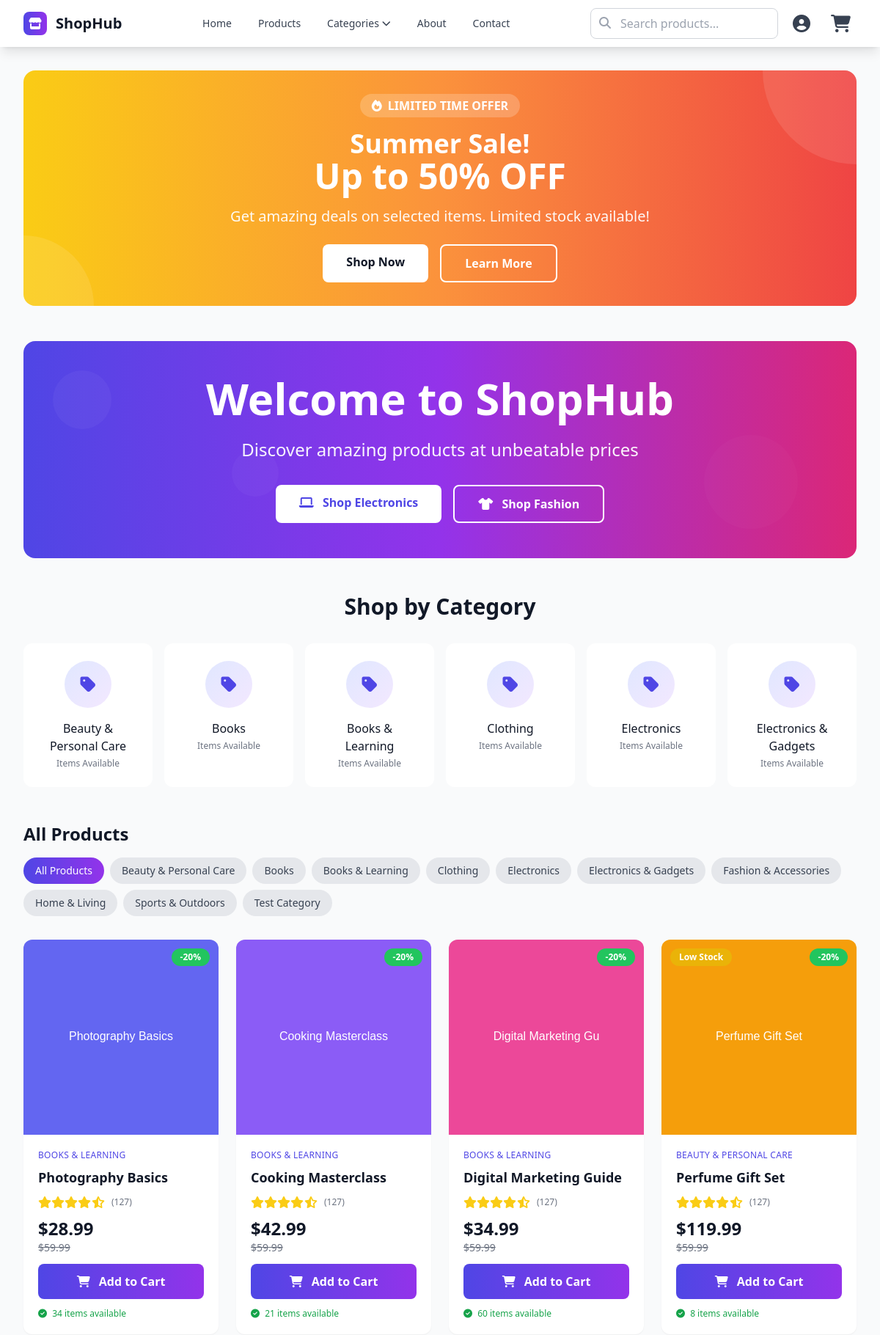
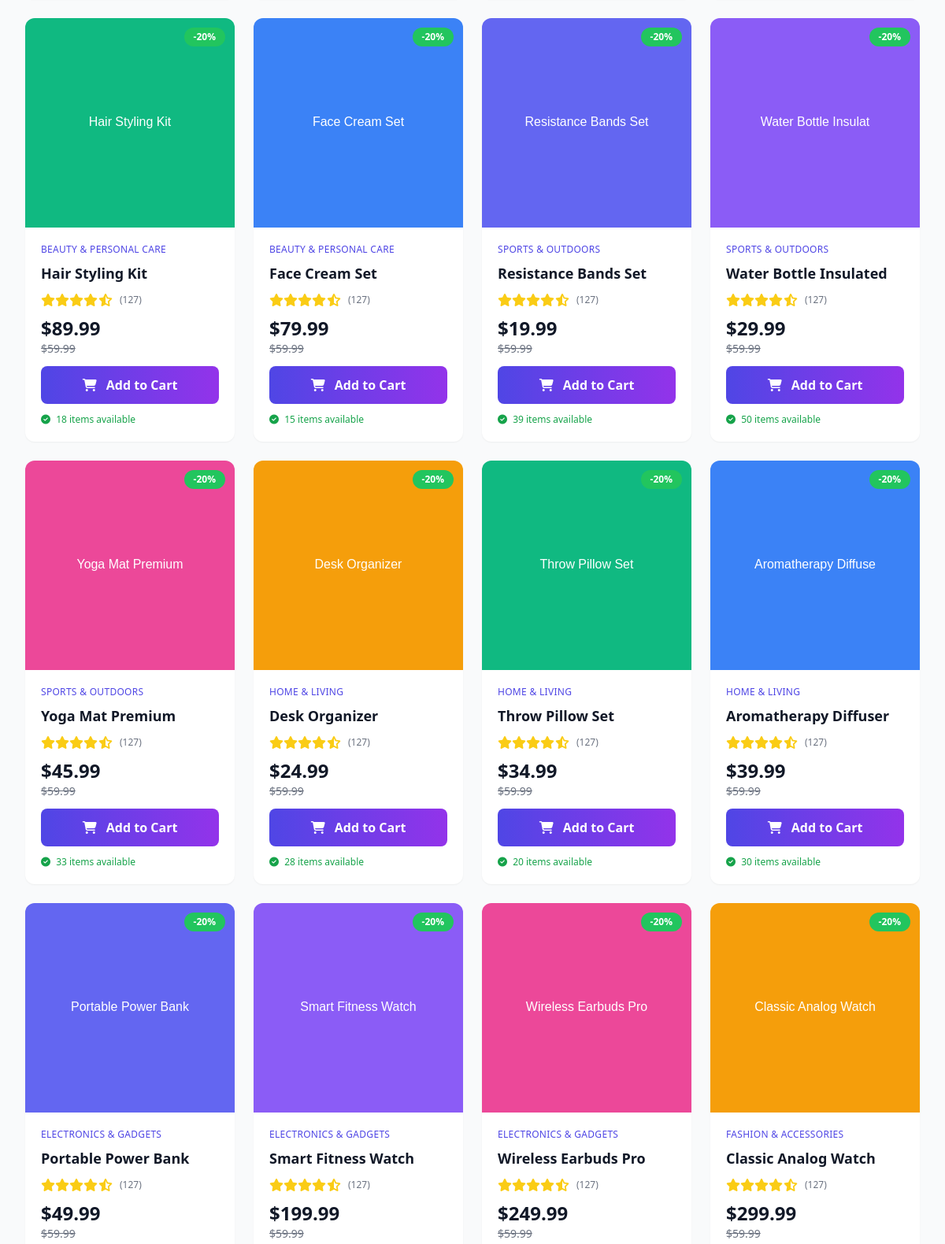
The page / (upper part) on the database its author committed (2 pictures, top to bottom).
### store/models.py (models this page shows, shortened)
class Category(models.Model):
    name = models.CharField(max_length=100, unique=True)
    slug = models.SlugField(max_length=100, unique=True)
    description = models.TextField(blank=True)
    created_at = models.DateTimeField(auto_now_add=True)
    updated_at = models.DateTimeField(auto_now=True)
    class Meta:
        verbose_name_plural = "Categories"
        ordering = ['name']

class Product(models.Model):
    category = models.ForeignKey(Category, on_delete=models.CASCADE, related_name='products')
    name = models.CharField(max_length=200)
    slug = models.SlugField(max_length=200, unique=True)
    description = models.TextField()
    price = models.DecimalField(max_digits=10, decimal_places=2)
    image = models.ImageField(upload_to='products/', blank=True, null=True)
    stock = models.PositiveIntegerField(default=0)
    available = models.BooleanField(default=True)
    created_at = models.DateTimeField(auto_now_add=True)
    updated_at = models.DateTimeField(auto_now=True)
    class Meta:
        ordering = ['-created_at']

### store/views.py (the view)
# urls.py: 2. Add a URL to urlpatterns:  path('', views.home, name='home')
def home(request):
    products = Product.objects.filter(available=True).select_related('category')
    categories = Category.objects.all()
    category_slug = request.GET.get('category')
    if category_slug:
        products = products.filter(category__slug=category_slug)
    context = {
        'products': products,
        'categories': categories,
        'selected_category': category_slug,
    }
    return render(request, 'store/home.html', context)

### templates/store/home.html (shortened to what this page needs)
{% extends "base.html" %}
{% block content %}
<div class="bg-gradient-to-r from-yellow-400 via-orange-400 to-red-500 text-white rounded-2xl p-8 mb-12 relative overflow-hidden fade-in">
    <div class="absolute top-0 right-0 w-64 h-64 bg-white/10 rounded-full -mr-32 -mt-32"></div>
    <div class="absolute bottom-0 left-0 w-48 h-48 bg-white/10 rounded-full -ml-24 -mb-24"></div>
    <div class="relative z-10 text-center">
        <div class="inline-flex items-center bg-white/20 px-4 py-1 rounded-full mb-4">
            <i class="fas fa-fire mr-2"></i>
            <span class="font-semibold">LIMITED TIME OFFER</span>
        </div>
        <h2 class="text-3xl md:text-4xl font-bold mb-4">
            Summer Sale!<br>
            <span class="text-5xl">Up to 50% OFF</span>
        </h2>
        <p class="text-xl mb-6 opacity-95">Get amazing deals on selected items. Limited stock available!</p>
        <div class="flex flex-col sm:flex-row gap-4 justify-center">
            <a href="{% url 'store:home' %}" class="bg-white text-gray-900 px-8 py-3 rounded-lg font-bold hover:bg-gray-100 transform hover:scale-105 transition-all duration-300">
                Shop Now
            </a>
            <a href="#" class="border-2 border-white text-white px-8 py-3 rounded-lg font-bold hover:bg-white hover:text-gray-900 transform hover:scale-105 transition-all duration-300">
                Learn More
            </a>
        </div>
    </div>
</div>
<div class="relative bg-gradient-to-r from-indigo-600 via-purple-600 to-pink-600 text-white rounded-2xl p-12 mb-12 overflow-hidden fade-in">
    <div class="absolute inset-0 opacity-20">
        <div class="absolute top-10 left-10 w-20 h-20 bg-white/20 rounded-full animate-pulse"></div>
        <div class="absolute bottom-10 right-20 w-32 h-32 bg-white/10 rounded-full animate-pulse delay-75"></div>
        <div class="absolute top-1/2 left-1/4 w-16 h-16 bg-white/15 rounded-full animate-pulse delay-150"></div>
    </div>
    <div class="max-w-4xl mx-auto text-center relative z-10">
        <h1 class="text-4xl md:text-6xl font-bold mb-6 animate-fade-in">
            {% if current_category %}{{ current_category.name }}{% else %}Welcome to ShopHub{% endif %}
        </h1>
        <p class="text-xl md:text-2xl opacity-95 mb-8 max-w-2xl mx-auto animate-fade-in delay-100">
            {% if current_category %}{{ current_category.description|default:"Browse our amazing "|add:current_category.name|add:" collection" }}{% else %}Discover amazing products at unbeatable prices{% endif %}
        </p>
        {% if not current_category %}
            <div class="flex flex-col sm:flex-row gap-4 justify-center animate-fade-in delay-200">
                <a href="?category=electronics-gadgets" class="bg-white text-indigo-600 px-8 py-3 rounded-lg font-semibold hover:bg-gray-100 transform hover:scale-105 transition-all duration-300">
                    <i class="fas fa-laptop mr-2"></i> Shop Electronics
                </a>
                <a href="?category=fashion-accessories" class="border-2 border-white text-white px-8 py-3 rounded-lg font-semibold hover:bg-white hover:text-indigo-600 transform hover:scale-105 transition-all duration-300">
                    <i class="fas fa-tshirt mr-2"></i> Shop Fashion
                </a>
            </div>
        {% endif %}
    </div>
</div>
<div class="mb-12">
    <h2 class="text-3xl font-bold text-gray-900 text-center mb-8 fade-in">Shop by Category</h2>
    <div class="grid grid-cols-2 md:grid-cols-3 lg:grid-cols-6 gap-4">
        {% for category in categories|slice:":6" %}
            <a href="?category={{ category.slug }}"
               class="group bg-white rounded-xl p-6 text-center hover:shadow-xl transition-all duration-300 hover-lift {% if selected_category == category.slug %}ring-2 ring-indigo-500{% endif %}">
                <div class="w-16 h-16 mx-auto mb-4 bg-gradient-to-br from-indigo-100 to-purple-100 rounded-full flex items-center justify-center group-hover:scale-110 transition-transform duration-300">
                    <i class="fas fa-tag text-2xl text-indigo-600"></i>
                </div>
                <h3 class="font-medium text-gray-900 group-hover:text-indigo-600 transition-colors">{{ category.name }}</h3>
                <p class="text-xs text-gray-500 mt-1">Items Available</p>
            </a>
        {% endfor %}
    </div>
</div>
<div class="mb-8">
    <div class="flex flex-wrap items-center justify-between gap-4">
        <h2 class="text-2xl font-semibold text-gray-900">All Products</h2>
        <div class="flex flex-wrap gap-2">
            <a href="{% url 'store:home' %}"
               class="px-4 py-2 rounded-full text-sm font-medium transition-all duration-300 {% if not selected_category %}bg-gradient-to-r from-indigo-600 to-purple-600 text-white{% else %}bg-gray-200 text-gray-700 hover:bg-gray-300{% endif %}">
                All Products
            </a>
            {% for category in categories %}
                <a href="?category={{ category.slug }}"
                   class="px-4 py-2 rounded-full text-sm font-medium transition-all duration-300 {% if selected_category == category.slug %}bg-gradient-to-r from-indigo-600 to-purple-600 text-white{% else %}bg-gray-200 text-gray-700 hover:bg-gray-300{% endif %}">
                    {{ category.name }}
                </a>
            {% endfor %}
        </div>
    </div>
</div>
<div class="mb-12">
    {% if products %}
        <div class="grid grid-cols-1 sm:grid-cols-2 md:grid-cols-3 lg:grid-cols-4 gap-6">
            {% for product in products %}
                <div class="bg-white rounded-xl shadow-sm hover:shadow-2xl transition-all duration-500 overflow-hidden group hover-lift">
                    <div class="relative aspect-square overflow-hidden bg-gradient-to-br from-gray-50 to-gray-100">
                        {% if product.image %}
                            <img src="{{ product.image.url }}"
                                 alt="{{ product.name }}"
                                 class="w-full h-full object-cover group-hover:scale-110 transition-transform duration-700 ease-out"
                                 onerror="this.onerror=null; this.parentElement.innerHTML='<div class=&quot;w-full h-full flex items-center justify-center bg-gradient-to-br from-indigo-50 to-purple-50&quot;><i class=&quot;fas fa-image text-gray-400 text-6xl&quot;></i></div>';">
                        {% else %}
                            <div class="w-full h-full flex items-center justify-center bg-gradient-to-br from-indigo-50 to-purple-50">
                                <i class="fas fa-image text-gray-400 text-6xl"></i>
                            </div>
                        {% endif %}
                        {% if not product.available %}
                            <div class="absolute top-3 left-3 bg-red-500 text-white px-3 py-1 rounded-full text-xs font-semibold animate-pulse">
                                Out of Stock
                            </div>
                        {% elif product.stock < 5 %}
                            <div class="absolute top-3 left-3 bg-orange-500 text-white px-3 py-1 rounded-full text-xs font-semibold">
                                Only {{ product.stock }} left!
                            </div>
                        {% elif product.stock < 10 %}
                            <div class="absolute top-3 left-3 bg-yellow-500 text-white px-3 py-1 rounded-full text-xs font-semibold">
                                Low Stock
                            </div>
                        {% endif %}
                        <div class="absolute top-3 right-3 bg-green-500 text-white px-3 py-1 rounded-full text-xs font-semibold">
                            -20%
                        </div>
                    </div>
                    <div class="p-5">
                        <div class="text-xs text-indigo-600 font-medium mb-2 uppercase tracking-wide">
                            {{ product.category.name }}
                        </div>
                        <a href="{% url 'store:product_detail' product.slug %}" class="block">
                            <h3 class="text-lg font-semibold text-gray-900 mb-3 line-clamp-2 group-hover:text-indigo-600 transition-colors duration-300">
                                {{ product.name }}
                            </h3>
                        </a>
                        <div class="flex items-center mb-3">
                            <div class="flex text-yellow-400">
                                <i class="fas fa-star"></i>
                                <i class="fas fa-star"></i>
                                <i class="fas fa-star"></i>
                                <i class="fas fa-star"></i>
                                <i class="fas fa-star-half-alt"></i>
                            </div>
                            <span class="text-xs text-gray-500 ml-2">(127)</span>
                        </div>
                        <div class="flex items-center justify-between mb-3">
                            <div>
                                <div class="text-2xl font-bold text-gray-900">
                                    ${{ product.price }}
                                </div>
                                <div class="text-sm text-gray-500 line-through">
                                    $59.99
                                </div>
                            </div>
                        </div>
                        {% if product.available %}
                            <form action="{% url 'store:add_to_cart' product.slug %}" method="post" class="w-full">
                                <button type="submit" class="w-full bg-gradient-to-r from-indigo-600 to-purple-600 text-white py-3 px-4 rounded-lg font-semibold hover:from-indigo-700 hover:to-purple-700 transform hover:scale-105 transition-all duration-300 focus:outline-none focus:ring-2 focus:ring-indigo-500">
                                    <i class="fas fa-shopping-cart mr-2"></i> Add to Cart
                                </button>
                            </form>
                        {% else %}
                            <button class="w-full bg-gray-400 text-white py-3 px-4 rounded-lg font-semibold cursor-not-allowed" disabled>
                                <i class="fas fa-times mr-2"></i> Out of Stock
                            </button>
                        {% endif %}
                        {% if product.available and product.stock > 0 %}
                            <div class="mt-3 text-xs text-green-600 font-medium">
                                <i class="fas fa-check-circle mr-1"></i>
                                {{ product.stock }} items available
                            </div>
                        {% endif %}
                    </div>
                </div>
            {% endfor %}
        </div>
    {% endif %}
</div>
{% endblock %}

### rows shown on the page
Category: name "Beauty & Personal Care"
Category: name "Books"
Category: name "Books & Learning"
Category: name "Clothing"
Category: name "Electronics"
Category: name "Electronics & Gadgets"
Category: name "Fashion & Accessories"
Category: name "Home & Living"
Category: name "Sports & Outdoors"
Category: name "Test Category"
Product: image (picture), category.name "BOOKS & LEARNING", name "Photography Basics", price "28.99", available True (drawn), stock "34"
Product: image (picture), category.name "BOOKS & LEARNING", name "Cooking Masterclass", price "42.99", available True (drawn), stock "21"
Product: image (picture), category.name "BOOKS & LEARNING", name "Digital Marketing Guide", price "34.99", available True (drawn), stock "60"
Product: image (picture), available "Low Stock", category.name "BEAUTY & PERSONAL CARE", name "Perfume Gift Set", price "119.99", stock "8"
Product: image (picture), category.name "BEAUTY & PERSONAL CARE", name "Hair Styling Kit", price "89.99", available True (drawn), stock "18"
Product: image (picture), category.name "BEAUTY & PERSONAL CARE", name "Face Cream Set", price "79.99", available True (drawn), stock "15"
Product: image (picture), category.name "SPORTS & OUTDOORS", name "Resistance Bands Set", price "19.99", available True (drawn), stock "39"
Product: image (picture), category.name "SPORTS & OUTDOORS", name "Water Bottle Insulated", price "29.99", available True (drawn), stock "50"
Product: image (picture), category.name "SPORTS & OUTDOORS", name "Yoga Mat Premium", price "45.99", available True (drawn), stock "33"
Product: image (picture), category.name "HOME & LIVING", name "Desk Organizer", price "24.99", available True (drawn), stock "28"
Product: image (picture), category.name "HOME & LIVING", name "Throw Pillow Set", price "34.99", available True (drawn), stock "20"
Product: image (picture), category.name "HOME & LIVING", name "Aromatherapy Diffuser", price "39.99", available True (drawn), stock "30"
Product: image (picture), category.name "ELECTRONICS & GADGETS", name "Portable Power Bank", price "49.99"
Product: image (picture), category.name "ELECTRONICS & GADGETS", name "Smart Fitness Watch", price "199.99"
Product: image (picture), category.name "ELECTRONICS & GADGETS", name "Wireless Earbuds Pro", price "249.99"
Product: image (picture), category.name "FASHION & ACCESSORIES", name "Classic Analog Watch", price "299.99"
